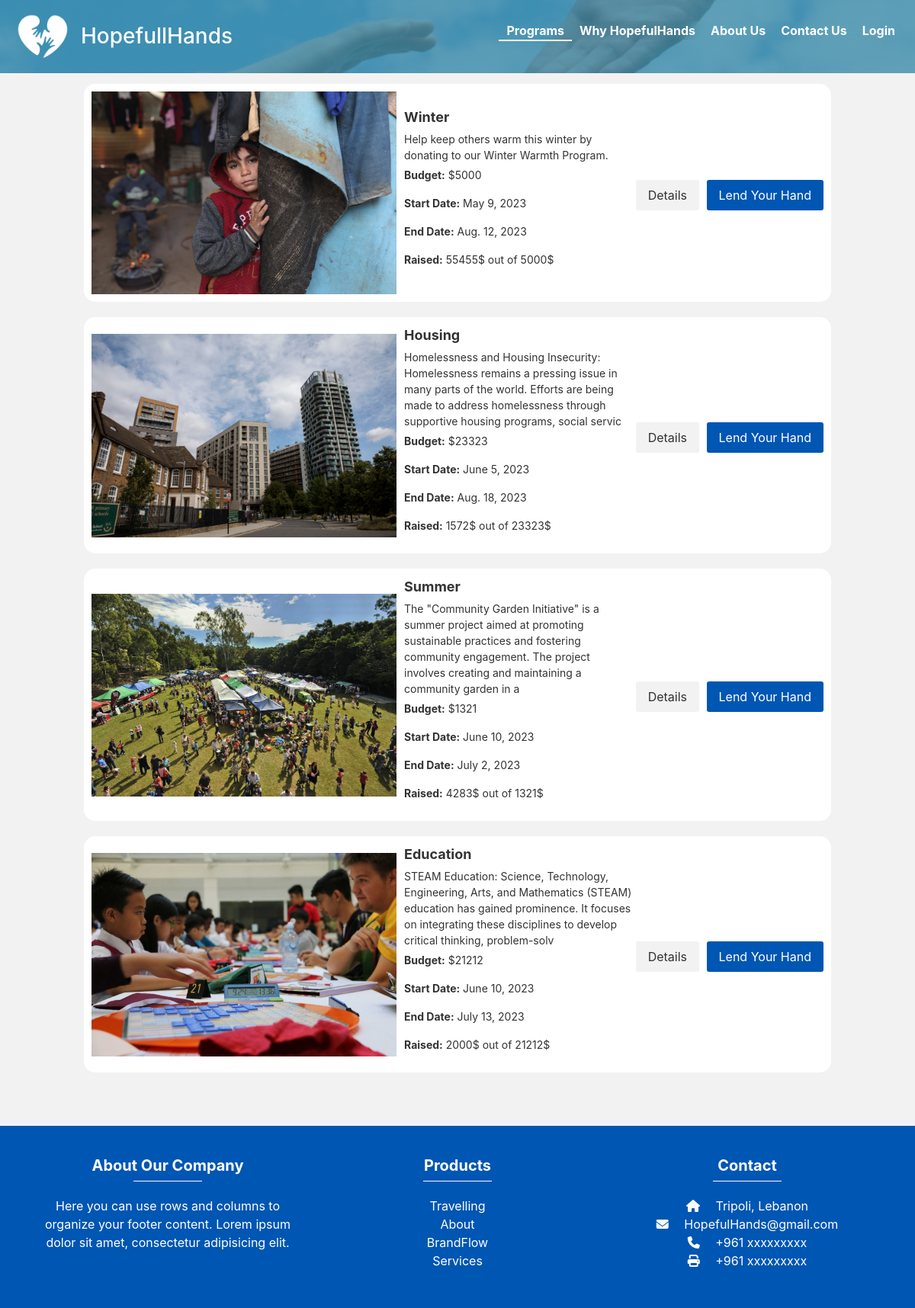
The app's page /programs/, older data.
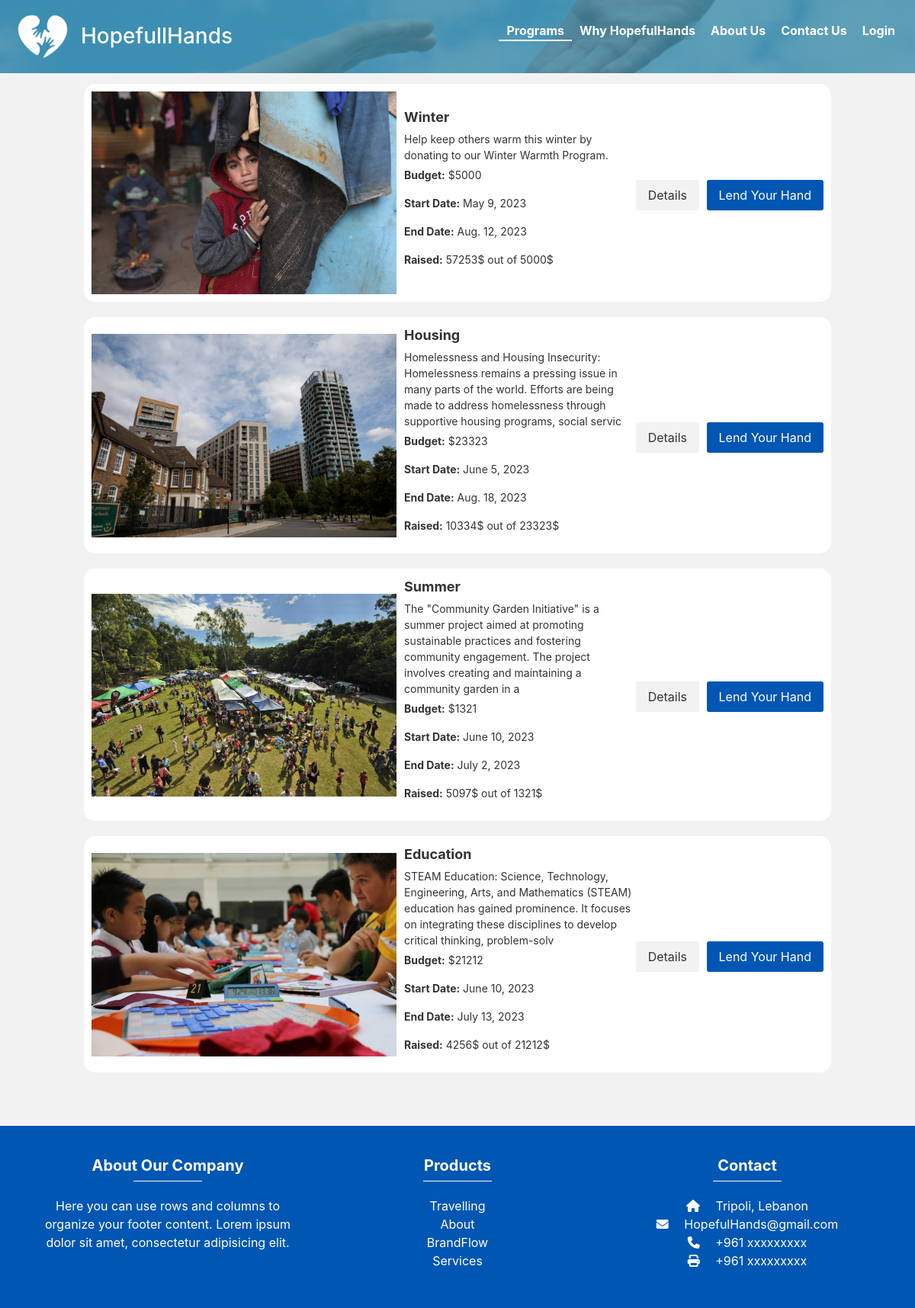
The same page, newer data.
### app1/models.py (models this page shows, shortened)
class Program(models.Model):
    program_name = models.CharField(max_length=40)
    program_description = models.CharField(max_length=400)
    program_summary = models.CharField(max_length=200, default='Default Value')
    program_image = models.ImageField(upload_to='images/')
    budget = models.IntegerField()
    start_date = models.DateField()
    end_date = models.DateField()
    raised = models.IntegerField(default=0)
    program_challenge = models.CharField(max_length=2000, default='Default Value')
    program_objective = models.CharField(max_length=2000, default='Default Value')
    program_plan = models.CharField(max_length=2000, default='Default Value')

### app1/views.py (the view)
# urls.py: re_path(r'^.*programs/$', programs, name='programs'),
def programs(request):
    programs = Program.objects.all()
    context = {'programs': programs}
    return render(request, 'pages/programs.html', context)

### templates/pages/programs.html (shortened to what this page needs)
<!DOCTYPE html>
<html lang="en">
<head>
</head>
<body style="background-color: #f2f2f2;">
{% block content %}
  {% include 'components/navbar.html' %}
    {% include 'components/programInfo.html' %}
  {% include 'components/footer.html' %}
{% endblock %}
</body>
</html>

### templates/components/programInfo.html (shortened to what this page needs)
<!DOCTYPE html>
<html>
<head>
</head>
<body>
  <div class="program-container">
    <ul class="program-list">
      {% for program in programs|slice:":4" %}
        <li class="program-item">
          <img class="program-image" src="{{ program.program_image.url }}" alt="Program Image">
          <div class="program-details">
            <div class="program-name">{{ program.program_name }}</div>
            <div class="program-description">{{ program.program_description }}</div>
            <p><strong>Budget:</strong> ${{ program.budget }}</p>
            <p><strong>Start Date:</strong> {{ program.start_date }}</p>
            <p><strong>End Date:</strong> {{ program.end_date }}</p>
            <p><strong>Raised:</strong> {{ program.raised }}$ out of {{ program.budget }}$</p>
          </div>
          <div>
            <a href="{% url 'program_details' program_id=program.id %}" class="details-button">Details</a>
            <a href="{% url 'donate' %}" class="donate-button">Lend Your Hand</a>
          </div>
        </li>
      {% endfor %}
    </ul>
  </div>
</body>
</html>

Row changes from the older to the newer data that the page shows:
changed Program "Winter": raised "55455" → "57253"
changed Program "Housing": raised "1572" → "10334"
changed Program "Summer": raised "4283" → "5097"
changed Program "Education": raised "2000" → "4256"
